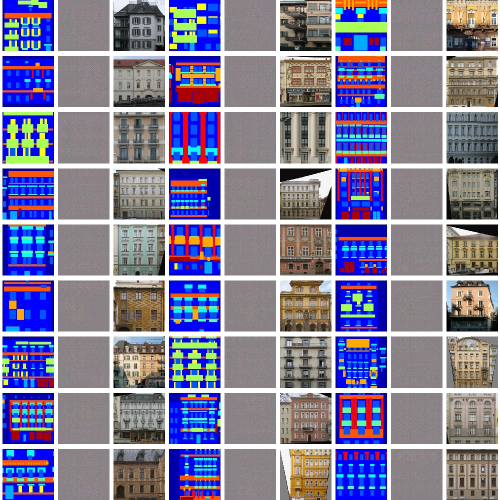
#> input picture images/iter_0.jpg, 1000 x 1000 px (shown at 1/2 size); its folder holds 2 pictures in this run
$ python build_dataset.py images
#> lines starting #> are read from the running program, lines starting #| are printed output that depends on the picture
import os
import sys
import numpy as np
from PIL import Image, ImageOps

def _image_preprocessing(filename, xsize, ysize):
    im = Image.open(filename)

    if filename.endswith('.png'):
        im = im.convert('RGB')
    downsampled_im = ImageOps.fit(im, (xsize, ysize), method=Image.LANCZOS)
    norm_im = np.array(downsampled_im, dtype=np.float32) / 255.

    downsampled_im.close()
    im.close()
    return norm_im

if __name__ == '__main__':
    names = []

    for name in os.listdir(sys.argv[1]):
        if name.endswith('.jpg'):
            names.append(name[:-4])
#> pass 2 of the loop `for name in os.listdir(sys.argv[1]):`:

    dataset_X = np.zeros((len(names), 256, 256, 3))
    dataset_Y = np.zeros((len(names), 256, 256, 3))

    for i in range(len(names)):
        print(names[i])
        dataset_X[i] = _image_preprocessing(os.path.join(sys.argv[1], names[i] + '.jpg'), 256, 256)
#> in _image_preprocessing, im is the input picture: PIL image 1000x1000 RGB; mean R, G, B 130.8, 126.6, 154.7
#> in _image_preprocessing, `downsampled_im = ImageOps.fit(im, (xsize, ysize), method=Image.LANCZOS)`:
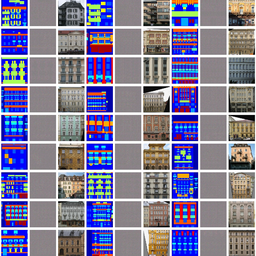
#> downsampled_im: PIL image 256x256 RGB; mean R, G, B 130.5, 126.1, 154.1
        dataset_Y[i] = _image_preprocessing(os.path.join(sys.argv[1], names[i] + '.png'), 256, 256)
#> pass 2 of the loop `for i in range(len(names)):`:
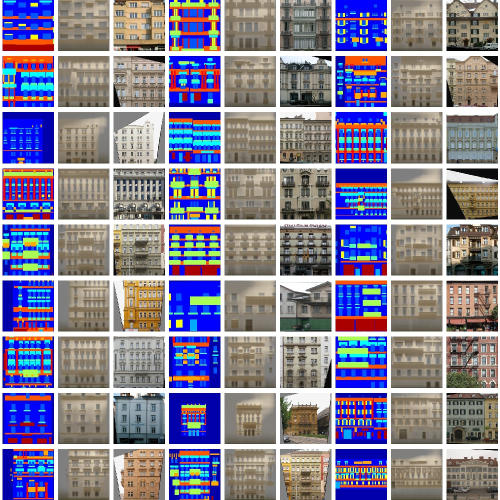
#> input picture images/iter_1000.jpg, 1000 x 1000 px (shown at 1/2 size)
#> in _image_preprocessing, im is the input picture: PIL image 1000x1000 RGB; mean R, G, B 133.9, 129, 149.3
#> in _image_preprocessing (call 3), `downsampled_im = ImageOps.fit(im, (xsize, ysize), method=Image.LANCZOS)`:
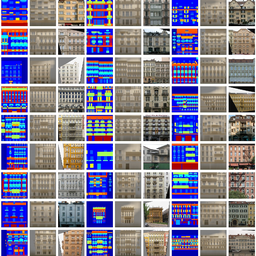
#> downsampled_im: PIL image 256x256 RGB; mean R, G, B 133.5, 128.5, 148.6

    np.save('dataset_x.npy', dataset_X)
    np.save('dataset_y.npy', dataset_Y)
